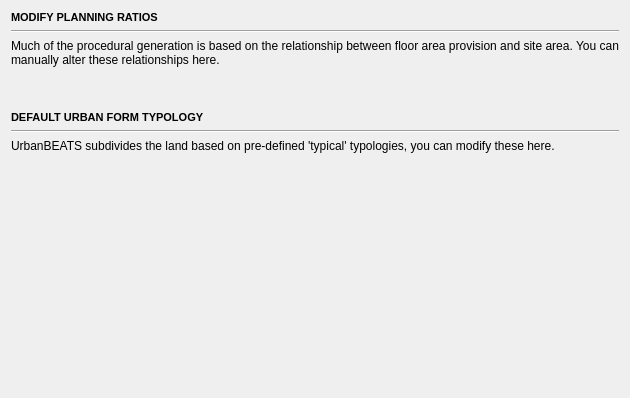
            <widget class="QWidget" name="inputs_contents_7">
             <property name="geometry">
              <rect>
               <x>0</x>
               <y>0</y>
               <width>630</width>
               <height>398</height>
              </rect>
             </property>
             <layout class="QVBoxLayout" name="verticalLayout_22">
              <item>
               <widget class="QLabel" name="unc_title_2">
                <property name="sizePolicy">
                 <sizepolicy hsizetype="Preferred" vsizetype="Fixed">
                  <horstretch>0</horstretch>
                  <verstretch>13</verstretch>
                 </sizepolicy>
                </property>
                <property name="minimumSize">
                 <size>
                  <width>0</width>
                  <height>13</height>
                 </size>
                </property>
                <property name="maximumSize">
                 <size>
                  <width>16777215</width>
                  <height>13</height>
                 </size>
                </property>
                <property name="text">
                 <string>&lt;!DOCTYPE HTML PUBLIC &quot;-//W3C//DTD HTML 4.0//EN&quot; &quot;http://www.w3.org/TR/REC-html40/strict.dtd&quot;&gt;
&lt;html&gt;&lt;head&gt;&lt;meta name=&quot;qrichtext&quot; content=&quot;1&quot; /&gt;&lt;style type=&quot;text/css&quot;&gt;
p, li { white-space: pre-wrap; }
&lt;/style&gt;&lt;/head&gt;&lt;body style=&quot; font-family:'MS Shell Dlg 2'; font-size:8pt; font-weight:400; font-style:normal;&quot;&gt;
&lt;p style=&quot; margin-top:0px; margin-bottom:0px; margin-left:0px; margin-right:0px; -qt-block-indent:0; text-indent:0px;&quot;&gt;&lt;span style=&quot; font-weight:600;&quot;&gt;MODIFY PLANNING RATIOS&lt;/span&gt;&lt;/p&gt;&lt;/body&gt;&lt;/html&gt;</string>
                </property>
               </widget>
              </item>
              <item>
               <widget class="Line" name="line_23">
                <property name="orientation">
                 <enum>Qt::Horizontal</enum>
                </property>
               </widget>
              </item>
              <item>
               <widget class="QLabel" name="und_state_lbl_3">
                <property name="text">
                 <string>Much of the procedural generation is based on the relationship between floor area provision and site area. You can manually alter these relationships here.</string>
                </property>
                <property name="wordWrap">
                 <bool>true</bool>
                </property>
               </widget>
              </item>
              <item>
               <widget class="QWidget" name="widget_25" native="true">
                <property name="minimumSize">
                 <size>
                  <width>0</width>
                  <height>0</height>
                 </size>
                </property>
                <layout class="QGridLayout" name="gridLayout_33">
                 <property name="leftMargin">
                  <number>6</number>
                 </property>
                 <property name="topMargin">
                  <number>6</number>
                 </property>
                 <property name="rightMargin">
                  <number>6</number>
                 </property>
                 <property name="bottomMargin">
                  <number>6</number>
                 </property>
                 <item row="0" column="1">
                  <spacer name="horizontalSpacer_53">
                   <property name="orientation">
                    <enum>Qt::Horizontal</enum>
                   </property>
                   <property name="sizeHint" stdset="0">
                    <size>
                     <width>40</width>
                     <height>20</height>
                    </size>
                   </property>
                  </spacer>
                 </item>
                 <item row="0" column="0">
                  <spacer name="horizontalSpacer_54">
                   <property name="orientation">
                    <enum>Qt::Horizontal</enum>
                   </property>
                   <property name="sizeType">
                    <enum>QSizePolicy::Fixed</enum>
                   </property>
                   <property name="sizeHint" stdset="0">
                    <size>
                     <width>20</width>
                     <height>20</height>
                    </size>
                   </property>
                  </spacer>
                 </item>
                </layout>
               </widget>
              </item>
              <item>
               <widget class="QLabel" name="und_title_2">
                <property name="sizePolicy">
                 <sizepolicy hsizetype="Preferred" vsizetype="Fixed">
                  <horstretch>0</horstretch>
                  <verstretch>13</verstretch>
                 </sizepolicy>
                </property>
                <property name="minimumSize">
                 <size>
                  <width>0</width>
                  <height>13</height>
                 </size>
                </property>
                <property name="maximumSize">
                 <size>
                  <width>16777215</width>
                  <height>13</height>
                 </size>
                </property>
                <property name="text">
                 <string>&lt;!DOCTYPE HTML PUBLIC &quot;-//W3C//DTD HTML 4.0//EN&quot; &quot;http://www.w3.org/TR/REC-html40/strict.dtd&quot;&gt;
&lt;html&gt;&lt;head&gt;&lt;meta name=&quot;qrichtext&quot; content=&quot;1&quot; /&gt;&lt;style type=&quot;text/css&quot;&gt;
p, li { white-space: pre-wrap; }
&lt;/style&gt;&lt;/head&gt;&lt;body style=&quot; font-family:'MS Shell Dlg 2'; font-size:8pt; font-weight:400; font-style:normal;&quot;&gt;
&lt;p style=&quot; margin-top:0px; margin-bottom:0px; margin-left:0px; margin-right:0px; -qt-block-indent:0; text-indent:0px;&quot;&gt;&lt;span style=&quot; font-weight:600;&quot;&gt;DEFAULT URBAN FORM TYPOLOGY&lt;/span&gt;&lt;/p&gt;&lt;/body&gt;&lt;/html&gt;</string>
                </property>
               </widget>
              </item>
              <item>
               <widget class="Line" name="line_24">
                <property name="orientation">
                 <enum>Qt::Horizontal</enum>
                </property>
               </widget>
              </item>
              <item>
               <widget class="QLabel" name="und_state_lbl_2">
                <property name="text">
                 <string>UrbanBEATS subdivides the land based on pre-defined 'typical' typologies, you can modify these here.</string>
                </property>
                <property name="wordWrap">
                 <bool>true</bool>
                </property>
               </widget>
              </item>
              <item>
               <widget class="QWidget" name="und_params_2" native="true">
                <property name="sizePolicy">
                 <sizepolicy hsizetype="Preferred" vsizetype="Preferred">
                  <horstretch>0</horstretch>
                  <verstretch>0</verstretch>
                 </sizepolicy>
                </property>
                <property name="minimumSize">
                 <size>
                  <width>0</width>
                  <height>0</height>
                 </size>
                </property>
                <property name="maximumSize">
                 <size>
                  <width>16777215</width>
                  <height>16777215</height>
                 </size>
                </property>
                <layout class="QGridLayout" name="gridLayout_35">
                 <property name="leftMargin">
                  <number>6</number>
                 </property>
                 <property name="topMargin">
                  <number>6</number>
                 </property>
                 <property name="rightMargin">
                  <number>6</number>
                 </property>
                 <property name="bottomMargin">
                  <number>6</number>
                 </property>
                 <item row="0" column="0">
                  <spacer name="horizontalSpacer_57">
                   <property name="orientation">
                    <enum>Qt::Horizontal</enum>
                   </property>
                   <property name="sizeType">
                    <enum>QSizePolicy::Fixed</enum>
                   </property>
                   <property name="sizeHint" stdset="0">
                    <size>
                     <width>20</width>
                     <height>20</height>
                    </size>
                   </property>
                  </spacer>
                 </item>
                 <item row="0" column="1">
                  <spacer name="horizontalSpacer_58">
                   <property name="orientation">
                    <enum>Qt::Horizontal</enum>
                   </property>
                   <property name="sizeHint" stdset="0">
                    <size>
                     <width>40</width>
                     <height>20</height>
                    </size>
                   </property>
                  </spacer>
                 </item>
                </layout>
               </widget>
              </item>
              <item>
               <spacer name="verticalSpacer_24">
                <property name="orientation">
                 <enum>Qt::Vertical</enum>
                </property>
                <property name="sizeHint" stdset="0">
                 <size>
                  <width>20</width>
                  <height>40</height>
                 </size>
                </property>
               </spacer>
              </item>
             </layout>
            </widget>
